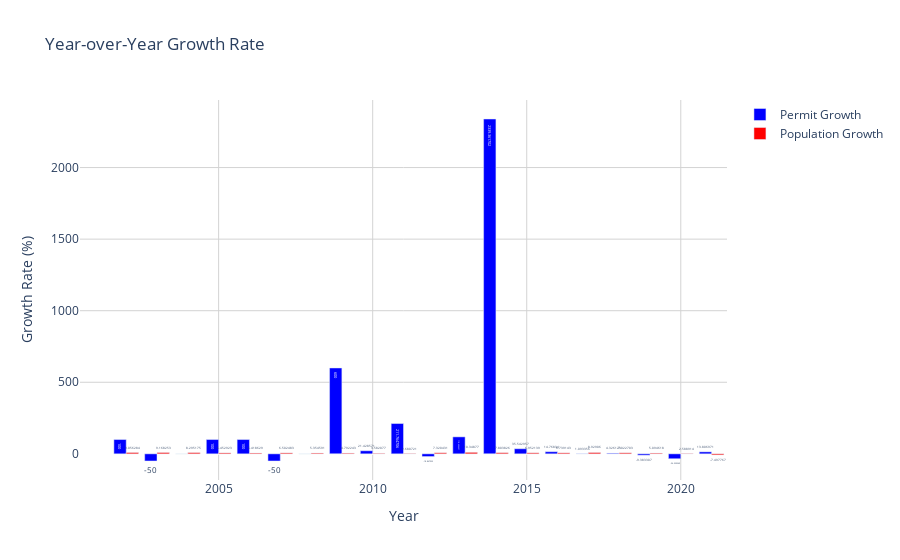

Notebook code cell kept with this figure:
### Code cell
import plotly.graph_objs as go
import pandas as pd

# Provided data as a DataFrame
data = {
    'year': [2001, 2002, 2003, 2004, 2005, 2006, 2007, 2008, 2009, 2010, 2011, 2012, 2013, 2014, 2015, 2016, 2017, 2018, 2019, 2020, 2021],
    'building_permit_count': [1, 2, 1, 1, 2, 4, 2, 2, 14, 17, 53, 43, 94, 2293, 3108, 3567, 3606, 3762, 3409, 2238, 2547],
    'population': [55398, 60415, 65954, 71425, 76034, 80154, 85366, 89937, 94247, 97623, 100240, 107578, 118711, 127975, 136872, 146096, 159141, 170317, 178994, 183628, 169860],
    'permit_growth': [None, 100.0, -50.0, 0.0, 100.0, 100.0, -50.0, 0.0, 600.0, 21.428571, 211.764706, -18.867925, 118.604651, 2339.361702, 35.542957, 14.76834, 1.093356, 4.326123, -9.383307, -34.350249, 13.806971],
    'population_growth': [None, 9.056284, 9.168253, 8.295175, 6.452923, 5.418629, 6.502483, 5.354591, 4.792243, 3.582077, 2.680721, 7.320431, 10.348770, 7.803826, 6.952139, 6.739143, 8.929060, 7.022703, 5.094618, 2.588914, -7.497767]
}

analysis_df = pd.DataFrame(data)

# Create the plot
fig = go.Figure()

# Add permit growth bars
fig.add_trace(go.Bar(
    x=analysis_df['year'],
    y=analysis_df['permit_growth'],
    name='Permit Growth',
    marker_color='blue',
    text=analysis_df['permit_growth'],
    textposition='auto'
))

# Add population growth bars
fig.add_trace(go.Bar(
    x=analysis_df['year'],
    y=analysis_df['population_growth'],
    name='Population Growth',
    marker_color='red',
    text=analysis_df['population_growth'],
    textposition='auto'
))

fig.update_layout(
    title='Year-over-Year Growth Rate',
    xaxis_title='Year',
    yaxis_title='Growth Rate (%)',
    barmode='group',
    plot_bgcolor='white',
    xaxis=dict(showgrid=True, gridcolor='lightgrey'),
    yaxis=dict(showgrid=True, gridcolor='lightgrey')
)

fig.show()

### Figure 1 — Plotly figure (JSON) as saved in the notebook; plotly's stock layout.template omitted (floating-point values rounded to 4 significant figures)
{"data": [{"marker": {"color": "blue"}, "name": "Permit Growth", "text": [null, 100, -50, 0, 100, 100, -50, 0, 600, 21.43, 211.8, -18.87, 118.6, 2339.0, 35.54, 14.77, 1.093, 4.326, -9.383, -34.35, 13.81], "textposition": "auto", "type": "bar", "visible": true, "x": [2001, 2002, 2003, 2004, 2005, 2006, 2007, 2008, 2009, 2010, 2011, 2012, 2013, 2014, 2015, 2016, 2017, 2018, 2019, 2020, 2021], "y": [null, 100, -50, 0, 100, 100, -50, 0, 600, 21.43, 211.8, -18.87, 118.6, 2339.0, 35.54, 14.77, 1.093, 4.326, -9.383, -34.35, 13.81]}, {"marker": {"color": "red"}, "name": "Population Growth", "text": [null, 9.056, 9.168, 8.295, 6.453, 5.419, 6.502, 5.355, 4.792, 3.582, 2.681, 7.32, 10.35, 7.804, 6.952, 6.739, 8.929, 7.023, 5.095, 2.589, -7.498], "textposition": "auto", "type": "bar", "visible": true, "x": [2001, 2002, 2003, 2004, 2005, 2006, 2007, 2008, 2009, 2010, 2011, 2012, 2013, 2014, 2015, 2016, 2017, 2018, 2019, 2020, 2021], "y": [null, 9.056, 9.168, 8.295, 6.453, 5.419, 6.502, 5.355, 4.792, 3.582, 2.681, 7.32, 10.35, 7.804, 6.952, 6.739, 8.929, 7.023, 5.095, 2.589, -7.498]}], "layout": {"autosize": true, "barmode": "group", "dragmode": "pan", "plot_bgcolor": "white", "title": {"text": "Year-over-Year Growth Rate"}, "xaxis": {"autorange": true, "gridcolor": "lightgrey", "range": [2000.0, 2022.0], "showgrid": true, "showspikes": false, "title": {"text": "Year"}, "type": "linear"}, "yaxis": {"autorange": true, "gridcolor": "lightgrey", "range": [-182.7, 2472.0], "showgrid": true, "showspikes": false, "title": {"text": "Growth Rate (%)"}, "type": "linear"}}}
